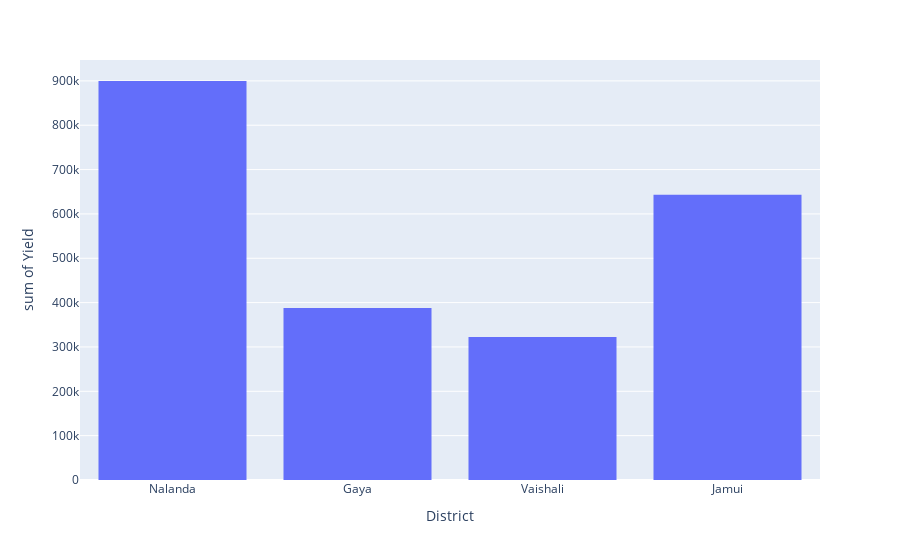

Notebook code for this chart:
### Code cell
px.histogram(data_frame=df , x='District' , y='Yield')

### Figure 1 — Plotly figure (JSON) as saved in the notebook; plotly's stock layout.template omitted (floating-point values rounded to 4 significant figures; data arrays with more than 128 entries replaced by an {"elided": "..."} marker saying what was removed)
{"data": [{"alignmentgroup": "True", "bingroup": "x", "histfunc": "sum", "hovertemplate": "District=%{x}<br>sum of Yield=%{y}<extra></extra>", "legendgroup": "", "marker": {"color": "#636efa", "pattern": {"shape": ""}}, "name": "", "offsetgroup": "", "orientation": "v", "showlegend": false, "type": "histogram", "x": {"elided": "4756 str values"}, "xaxis": "x", "y": {"elided": "4756 float values"}, "yaxis": "y"}], "layout": {"barmode": "relative", "legend": {"tracegroupgap": 0}, "margin": {"t": 60}, "xaxis": {"anchor": "y", "domain": [0, 1], "title": {"text": "District"}}, "yaxis": {"anchor": "x", "domain": [0, 1], "title": {"text": "sum of Yield"}}}}
